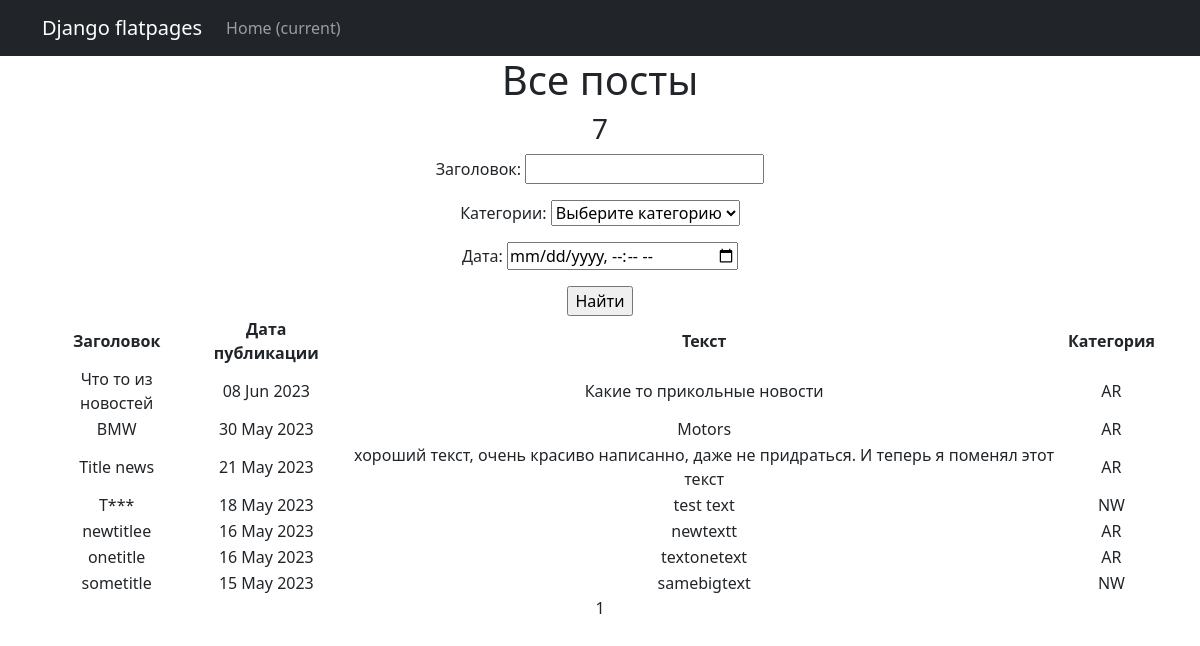
Page /news/ on the committed database.
### New/models.py (models this page shows, shortened)
class Post (models.Model):
    postAuthor = models.ForeignKey('Author', on_delete=models.CASCADE)
    NEWS ='NW'
    ARTICLE = 'AR'
    CATEGORY_CHOICES = (
        (NEWS,'Новость'),
        (ARTICLE, 'Статья'),
    )
    categoryType =  models.CharField(max_length=2, choices=CATEGORY_CHOICES, default=ARTICLE)
    dataCreation = models.DateTimeField(auto_now_add=True)
    postCategory = models.ManyToManyField(Category, through='PostCategory')
    title = models.CharField(max_length=128)
    text = models.TextField(max_length=128)
    rating = models.SmallIntegerField(default=0)

### New/views.py (the view)
# urls.py: path('', PostList.as_view(), name='post_list'),
class PostList(ListView):
    model = Post
    ordering = '-dataCreation'
    template_name = 'post_list.html'
    context_object_name = 'Posts'
    paginate_by = 10
    def get_queryset(self):
        queryset = super().get_queryset()
        self.filterset = PostFilter(self.request.GET, queryset)
        return self.filterset.qs
    def get_context_data(self, **kwargs):
        context = super().get_context_data(**kwargs)
        context['time_now'] = datetime.utcnow()
        context['filterset'] = self.filterset
        context['Post'] = None
        return context

### New/models.py (called while the page is built)
    def __str__(self):
        return f'{self.name}'

### New/templatetags/custom_filters.py (called while the page is built)
@register.filter()
def censor(sentence):
    text = sentence.split()
    for i, word in enumerate(text):
        if word in bad_words:
            text[i] = word[0] + '***'
    return ' '.join(text)

### templates/post_list.html (shortened to what this page needs)
{% extends 'flatpages/default.html' %}
{% load custom_filters %}
{% load custom_tags %}
{% block content %}
    <h1>Все посты</h1>
        <h3>{{ Posts|length }}</h3>
<form action="" method="get">
       {{ filterset.form.as_p }}
       <input type="submit" value="Найти" />
   </form>
    {% if Posts %}
       <table>
           <tr>
               <td> <b>Заголовок</b> </td>
               <td> <b>Дата публикации</b> </td>
               <td> <b>Текст</b> </td>
               <td> <b>Категория</b> </td>
           </tr>
           {% for post in Posts %}
           <tr>
               <td>{{ post.title|censor }}</td>
               <td>{{ post.dataCreation|date:'d M Y' }}</td>
               <td>{{ post.text|truncatewords:20 }}</td>
               <td>{{ post.categoryType }}</td>
               <td>
           </tr>
           {% endfor %}
       </table>
   {% else %}
       <h2>Постов нет!</h2>
   {% endif %}
   {{ page_obj.number }}
{% endblock content %}

### templates/flatpages/default.html (shortened to what this page needs)
<!DOCTYPE html>
{% load static %}
<html lang="en">
    <head>
        <link href="{% static 'css/styles.css' %}" rel="stylesheet" />
    </head>
    <body>
<nav class="navbar navbar-expand-lg navbar-dark bg-dark static-top">
   <div class="container">
       <a class="navbar-brand" href="#">Django flatpages</a>
       <div class="collapse navbar-collapse" id="navbarResponsive">
           <ul class="navbar-nav ml-auto">
               <li class="nav-item active">
                   <a class="nav-link" href="#">Home
                       <span class="sr-only">(current)</span>
                   </a>
               </li>
               <li class="nav-item">
                   <a class="nav-link" href="//"></a>
               </li>
               <li class="nav-item">
                   <a class="nav-link" href="//"></a>
               </li>
           </ul>
       </div>
   </div>
</nav>
        <div class="container">
            <div class="row">
                <div class="col-lg-12 text-center">
                    {% block content %}{% endblock content %}
                </div>
            </div>
        </div>
    </body>
</html>

### rows in the picture
Post: title|censor "Что то из новостей", dataCreation "08 Jun 2023", text "Какие то прикольные новости", categoryType "AR"
Post: title|censor "BMW", dataCreation "30 May 2023", text "Motors", categoryType "AR"
Post: title|censor "Title news", dataCreation "21 May 2023", text "хороший текст, очень красиво написанно, даже не придраться. И теперь я поменял этот текст", categoryType "AR"
Post: title|censor "T***", dataCreation "18 May 2023", text "test text", categoryType "NW"
Post: title|censor "newtitlee", dataCreation "16 May 2023", text "newtextt", categoryType "AR"
Post: title|censor "onetitle", dataCreation "16 May 2023", text "textonetext", categoryType "AR"
Post: title|censor "sometitle", dataCreation "15 May 2023", text "samebigtext", categoryType "NW"

### other values in the picture
{{ Posts|length }} "7"
{{ page_obj.number }} "1"
